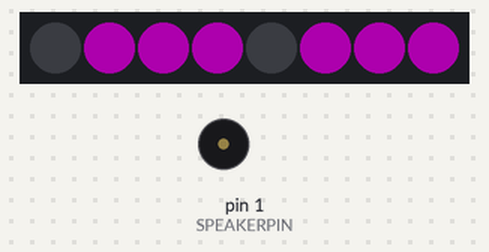
The sketch below on a simulated Arduino Uno, built with avr-gcc and run on an emulated ATmega328P. On the bench: 8 RGB LEDs in strip order, left to right, buzzer (waves = sounding, pin HIGH). Dim RGB values are drawn brighter than linear.

Above: at 0.1 s.
At 4.41 s:
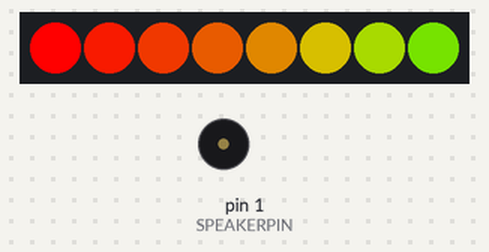
At 8.78 s:
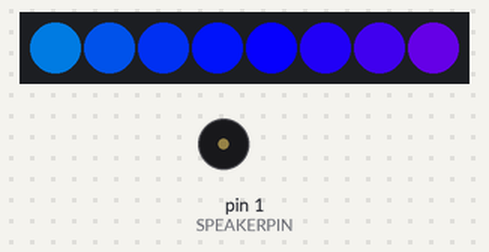
At 13.15 s:
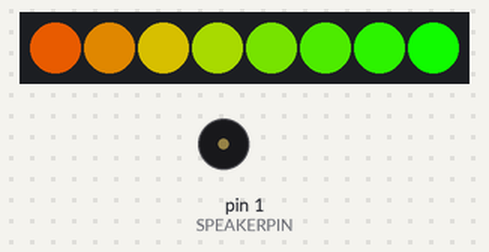
At 21.89 s:
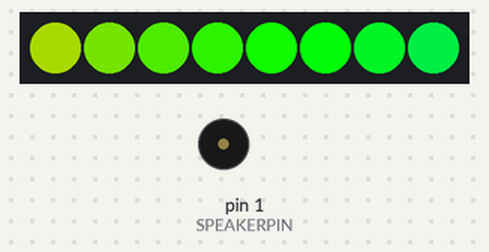
At 39.68 s:
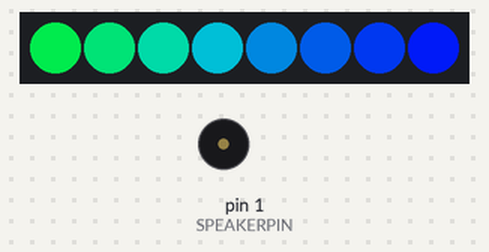
Timing chart, 0 to 40.0 s (numbered marks = the images above):
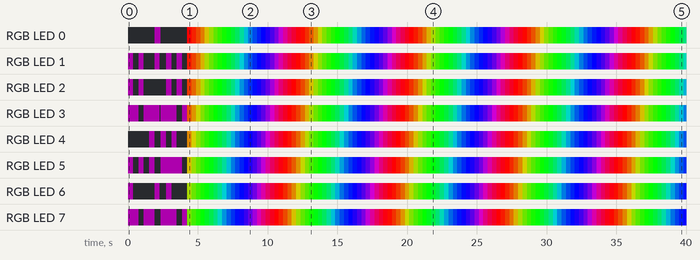

The sketch:

BlinkeShit_Bitwascherei_slowRGB.ino
```cpp
#include <Adafruit_NeoPixel.h>
#include "pitches.h"

// BlinkeShit for Bitwäscherei
// ***************************
// modified from various code of the 8Bit Mixtape NEO
// http://neo.8bitmixtape.cc/
// using the Audio Upload Bootloader by C.Haberer aka ChrisMikro
// https://github.com/ChrisMicro/TinyAudioBoot
//

#define NEOPIXELPIN    0
#define NUMPIXELS      8
#define SPEAKERPIN     1

uint8_t showPixel = 0;

byte i;

Adafruit_NeoPixel pixels = Adafruit_NeoPixel(NUMPIXELS, NEOPIXELPIN, NEO_GRB + NEO_KHZ800);

////////////////////////////////////////////////////////////////////////////////////////////////////////////////////////
/* Specific functions of the NEO-Pixel Library
 _____ _____ _____        _         _
|   | |   __|     |   ___|_|_ _ ___| |
| | | |   __|  |  |  | . | |_'_| -_| |
|_|___|_____|_____|  |  _|_|_,_|___|_|
                     |_|
========================================================================================================================
   _________
  | NEO(x)  |   void setWhiteAllPixel(uint32_t color)                   -> Sets all the pixels to the white level
  |  o___o  |   void displayBinrayValue(uint16_t value, uint32_t color) -> displays binary number
  |__/___\__|   uint32_t Wheel(byte WheelPos)                           -> Input a value 0 to 255 to get a color value.
                                                                        The colours are a transition r - g - b - back to r.

//////////////////////////////////////////////////////////////////////////////////////////////////////////////////////*/

void setWhiteAllPixel(uint32_t color)
{
  uint8_t n;
  for (n = 0; n < NUMPIXELS; n++)
  {
    pixels.setPixelColor(n, color, color, color);
  }
}

void setColorAllPixel(uint32_t color)
{
  uint8_t n;
  for (n = 0; n < NUMPIXELS; n++)
  {
    pixels.setPixelColor(n, color);
  }
}

void displayBinrayValue(uint16_t value, uint32_t color)
{
  uint8_t n;
  for (n = 0; n < NUMPIXELS; n++)
  {
    if (value & (1 << n)) pixels.setPixelColor(n, color);
    //else pixels.setPixelColor(n,0); // off
  }
}

void rainbowCycle(uint8_t wait, uint8_t rounds, uint8_t rainbowPixels) {
  uint16_t i, j;

  for (j = 0; j < 256 * rounds; j++) {
    for (i = 0; i < rainbowPixels; i++) {
      pixels.setPixelColor(i, Wheel(((i * 256 / rainbowPixels) + j) & 255));
    }
    pixels.show();
    delay(wait);
  }
}

uint32_t Wheel(byte WheelPos) {
  WheelPos = 255 - WheelPos;
  if (WheelPos < 85) {
    return pixels.Color(255 - WheelPos * 3, 0, WheelPos * 3);
  }
  if (WheelPos < 170) {
    WheelPos -= 85;
    return pixels.Color(0, WheelPos * 3, 255 - WheelPos * 3);
  }
  WheelPos -= 170;
  return pixels.Color(WheelPos * 3, 255 - WheelPos * 3, 0);
}

// fast pin access
#define AUDIOPIN (1<<SPEAKERPIN)
#define PINLOW (PORTB&=~AUDIOPIN)
#define PINHIGH (PORTB|=AUDIOPIN)

void playSound(long freq_Hz, long duration_ms)
{
  uint16_t n;
  uint32_t delayTime_us;
  uint32_t counts;

  delayTime_us = 1000000UL / freq_Hz / 2;
  counts = duration_ms * 1000 / delayTime_us;

  for (n = 0; n < counts; n++)
  {
    PINHIGH;
    delayMicroseconds(delayTime_us);
    PINLOW;
    delayMicroseconds(delayTime_us);
  }
}


int c[] = {
  NOTE_B4, NOTE_G4, NOTE_D4, NOTE_G4, NOTE_A4, NOTE_D5, PAUSE, NOTE_A4, NOTE_B4, NOTE_A4, NOTE_D4, NOTE_G4
};

int pauseBetweenNotes = 80;
int noteDuration_ms = 150;

void playMart(int notes[])
{
  // iterate over the notes of the melody:
  for (int thisNote = 0; thisNote <= 11; thisNote++) {

    displayBinrayValue(notes[thisNote],pixels.Color(50,0,50));
    pixels.show(); // This sends the updated pixel color to the hardware.
    playSound( notes[thisNote], noteDuration_ms);
    setColorAllPixel(0); // pixels off
    // to distinguish the notes, set a minimum time between them.
    // the note's duration + 30% seems to work well:
    delay(pauseBetweenNotes);

  }
}

////////////////////////////////////////////////////////////////////////////////////////////////////////////////////////
/* the setup routine runs once when you start the tape or press reset
========================================================================================================================
   _________            _
  | setup() |   ___ ___| |_ _ _ _ _
  |  o___o  |  |_ -| -_|  _| | | . |
  |__/___\__|  |___|___|_| |___|  _|
                               |_|
//////////////////////////////////////////////////////////////////////////////////////////////////////////////////////*/


void setup(void) {

  pinMode(SPEAKERPIN, OUTPUT);
  uint8_t brightness = 255;
  pixels.begin();
  pixels.setBrightness(brightness);

  //rainbowCycle(30,50,32);

  setColorAllPixel(0);
  pixels.setBrightness(brightness);
  pixels.show(); // Initialize all pixels to 'off'

  playMart(c);

}

////////////////////////////////////////////////////////////////////////////////////////////////////////////////////////
/* The main loop to put all your code
========================================================================================================================
   _________    _
  | loop()  |  | |___ ___ ___
  |  o___o  |  | | . | . | . |
  |__/___\__|  |_|___|___|  _|
                         |_|
//////////////////////////////////////////////////////////////////////////////////////////////////////////////////////*/

void loop(void) {

  rainbowCycle(30,50,32);

}
```

pitches.h
```cpp
// This file is from the Arduino Webside
// https://www.arduino.cc/en/Tutorial/toneMelody
//
/*************************************************
 * Public Constants
 *************************************************/
#define PAUSE  1
#define NOTE_B0  31
#define NOTE_C1  33
#define NOTE_CS1 35
#define NOTE_D1  37
#define NOTE_DS1 39
#define NOTE_E1  41
#define NOTE_F1  44
#define NOTE_FS1 46
#define NOTE_G1  49
#define NOTE_GS1 52
#define NOTE_A1  55
#define NOTE_AS1 58
#define NOTE_B1  62
#define NOTE_C2  65
#define NOTE_CS2 69
#define NOTE_D2  73
#define NOTE_DS2 78
#define NOTE_E2  82
#define NOTE_F2  87
#define NOTE_FS2 93
#define NOTE_G2  98
#define NOTE_GS2 104
#define NOTE_A2  110
#define NOTE_AS2 117
#define NOTE_B2  123
#define NOTE_C3  131
#define NOTE_CS3 139
#define NOTE_D3  147
#define NOTE_DS3 156
#define NOTE_E3  165
#define NOTE_F3  175
#define NOTE_FS3 185
#define NOTE_G3  196
#define NOTE_GS3 208
#define NOTE_A3  220
#define NOTE_AS3 233
#define NOTE_B3  247
#define NOTE_C4  262
#define NOTE_CS4 277
#define NOTE_D4  294
#define NOTE_DS4 311
#define NOTE_E4  330
#define NOTE_F4  349
#define NOTE_FS4 370
#define NOTE_G4  392
#define NOTE_GS4 415
#define NOTE_A4  440
#define NOTE_AS4 466
#define NOTE_B4  494
#define NOTE_C5  523
#define NOTE_CS5 554
#define NOTE_D5  587
#define NOTE_DS5 622
#define NOTE_E5  659
#define NOTE_F5  698
#define NOTE_FS5 740
#define NOTE_G5  784
#define NOTE_GS5 831
#define NOTE_A5  880
#define NOTE_AS5 932
#define NOTE_B5  988
#define NOTE_C6  1047
#define NOTE_CS6 1109
#define NOTE_D6  1175
#define NOTE_DS6 1245
#define NOTE_E6  1319
#define NOTE_F6  1397
#define NOTE_FS6 1480
#define NOTE_G6  1568
#define NOTE_GS6 1661
#define NOTE_A6  1760
#define NOTE_AS6 1865
#define NOTE_B6  1976
#define NOTE_C7  2093
#define NOTE_CS7 2217
#define NOTE_D7  2349
#define NOTE_DS7 2489
#define NOTE_E7  2637
#define NOTE_F7  2794
#define NOTE_FS7 2960
#define NOTE_G7  3136
#define NOTE_GS7 3322
#define NOTE_A7  3520
#define NOTE_AS7 3729
#define NOTE_B7  3951
#define NOTE_C8  4186
#define NOTE_CS8 4435
#define NOTE_D8  4699
#define NOTE_DS8 4978
```

Measured:
- by itself, RGB LED 4: off → RGB(50, 0, 50) at 1.5 s, → off 0.38 s later, → RGB(50, 0, 50) 0.46 s later, → off 0.38 s later, … (121 changes in this stretch)
- by itself, RGB LED 6: off → RGB(50, 0, 50) at 0.00 s, → off 0.38 s later, → RGB(50, 0, 50) 1.5 s later, → off 0.38 s later, … (121 changes in this stretch)
